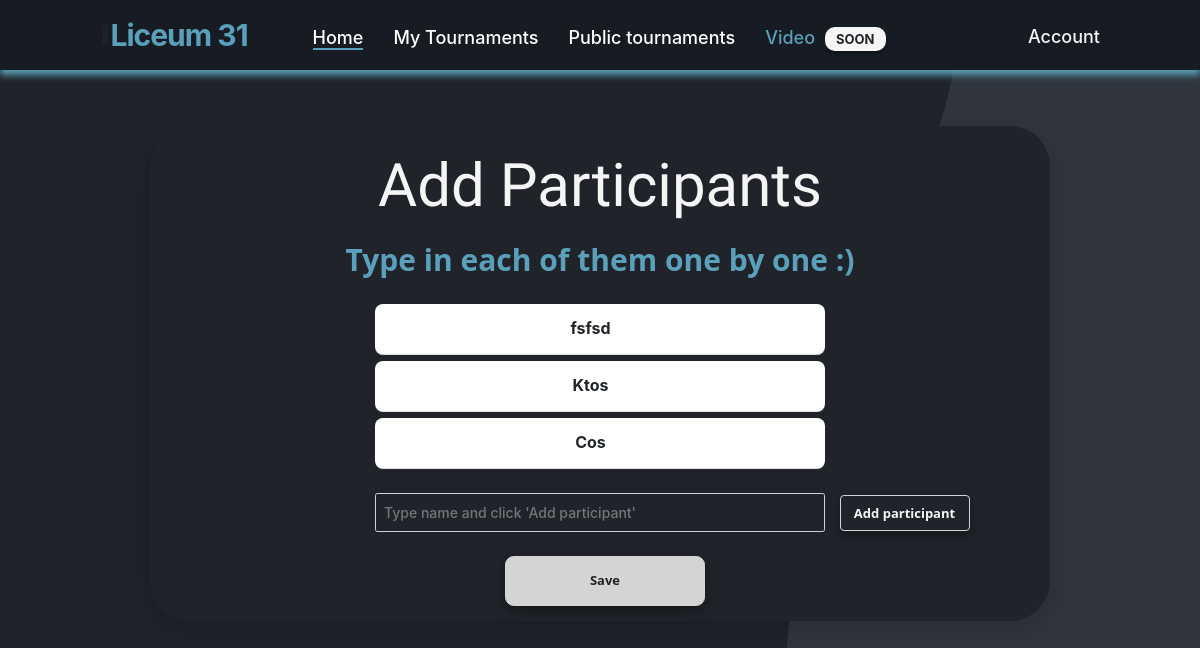
Page /new-players (signed in) on the committed database.
### website/models.py (models this page shows)
class Opponent(db.Model):
    id = db.Column(db.Integer,primary_key=True)
    tournament_id = db.Column(db.Integer,db.ForeignKey('tournament.id'))
    standing = db.relationship('Standing')
    name = db.Column(db.String(100000))

### website/views.py (the view, shortened to what this page needs)
@views.route('/new-players', methods=['GET', 'POST'])
@login_required
def getPlayers():
    tournamentDTO = TournamentController()
    tournamentDTO.Load(current_user.current_tournament_id)
    partizipantsNumberLimit = 100
    return render_template("new_players.html", user=current_user, tournament=tournamentDTO.tournament)

### website/Classes.py (called while the page is built)
    def Load(self, id):
        self.tournament = Tournament.query.get(id)

### website/__init__.py (called while the page is built)
def create_app():
    app = Flask(__name__)
    app.config['SECRET_KEY'] = 'kjabwdlajbal'
    app.config['SQLALCHEMY_DATABASE_URI'] = f'sqlite:///{DB_NAME}'
    app.config['SQLALCHEMY_TRACK_MODIFICATIONS'] = False
    db.init_app(app)  # inicjowanie bazy danych dla aplikacji
    from .views import views
    from .auth import auth
    app.register_blueprint(views, url_prefix='/')
    app.register_blueprint(auth, url_prefix='/')
    from .models import User
    create_datebase(app)
    login_manager = LoginManager()
    login_manager.login_view = 'auth.login'
    login_manager.init_app(app)
    @login_manager.user_loader
    def load_user(id):
        return User.query.get(int(id))
    return app

### website/templates/new_players.html
{% extends "base.html" %} {% block title %}Schedule Generator{% endblock %} {% block content %}
<section class="newplayers_box_container container_newplayer">
    <br />
    <h3 align="center">Add Participants</h3>
    <h4 class="h4_main" align="center">Type in each of them one by one :)</h4>
    <ol class="list-group list-group-flush" id="notes">
        {% for opponent in tournament.opponents %}
        <li align="center" class="list-group-item">
            {{opponent.name}}
            <button type="button" class="close" onClick="deletePlayer({{opponent.id}})">
        <span aria-hidden="true">&times;</span>
      </button>
        </li>
        {% endfor %}
    </ol>
    <br />
    <form method="POST">
        <div align="left">
            <input style="display: inline-block" name="player" class="form_control" placeholder="Type name and click 'Add participant'" type="text" />
            <button id="btn" type="submit" class="btn-add">
        Add participant
      </button>
        </div>
        <br />
        <div align="center">
            <a href="/schedule">
                <button id="btn" type="button" onclick="return clicked();" class="btn-danger_nav_generator_home">
          Save
        </button>
            </a>
    </form>
    </div>
</section>
{% endblock %}

### website/static/style.css (style rules this page uses)
html { scroll-behavior: smooth; }
body { background-image: url("../static/bgp.png"); scroll-behavior: smooth; overflow: overlay; background-repeat: no-repeat; background-attachment: fixed; }
.close { float: right; font-size: 1.7rem; font-weight: 900; line-height: 1; color: #202225; text-shadow: 0 1px 0 #fff; opacity: 90%; margin-top: -2px; }
.list-group { display: flex; flex-direction: column; padding-left: 0; margin-bottom: 0; font-weight: 700; }
.list-group-flush .list-group-item:first-child { border-top-width: 0; }
.list-group-flush .list-group-item { border-right-width: 0; border-left-width: 0; border-radius: 8px; width: 50%; margin-left: 25%; margin-top: 6px; }
a { color: #fff; font-size: 18px; font-weight: 500; text-decoration: none; }
.close { color: white; float: right; font-size: 28px; font-weight: bold; }
h3 { color: whitesmoke; font-family: "Stick No Bills", sans-serif; font-size: 60px; }
.newplayers_box_container { background-color: #20242a; height: 250px; width: 700px; box-shadow: 0 8px 30px 0 rgba(0, 0, 0, 0.2); border-radius: 40px; }
.container_newplayer { width: 900px; height: auto; margin: 0 auto; margin-top: 5%; }
.form_control { display: block; width: 50%; height: calc(1.5em + 0.75rem +2 px); padding: 8px; font-size: 14px; font-weight: 500; line-height: 1.5; color: whitesmoke; background-color: #20242a; background-clip: padding-box; border: 1px solid #ced4da; border-radius: 0.15rem; transition: border-color 0.15s ease-in-out, box-shadow 0.15s ease-in-out; margin-left: 25%; }
h4 { font-family: "Segoe UI", Tahoma, Geneva, Verdana, sans-serif; }
.h4_main { font-family: "Segoe UI", Tahoma, Geneva, Verdana, sans-serif; color: #5aa0ba; font-size: 30px; font-weight: 700; margin: 20px; }
.btn-add { background-color: transparent; border: 0; width: 130px; height: 36px; border-radius: 0.25rem; font-family: "Segoe UI", Tahoma, Geneva, Verdana, sans-serif; color: whitesmoke; font-size: 13px; font-weight: bold; outline: none; box-shadow: 0px 5px 12px rgba(0, 0, 0, 0.4); transition: 0.5s; backface-visibility: hidden; border: 1px solid rgb(212, 212, 212); margin-left: 10px; }
.btn-danger_nav_generator_home { background-color: rgb(212, 212, 212); border: 0; width: 200px; height: 50px; border-radius: 0.55rem; font-family: "Segoe UI", Tahoma, Geneva, Verdana, sans-serif; color: #202225; font-size: 13px; font-weight: bold; outline: none; box-shadow: 0px 5px 12px rgba(0, 0, 0, 0.4); transition: 0.5s; backface-visibility: hidden; border: 1px solid rgb(212, 212, 212); margin-left: 10px; margin-bottom: 15px; }

### rows in the picture
Opponent: name "fsfsd"
Opponent: name "Ktos"
Opponent: name "Cos"
